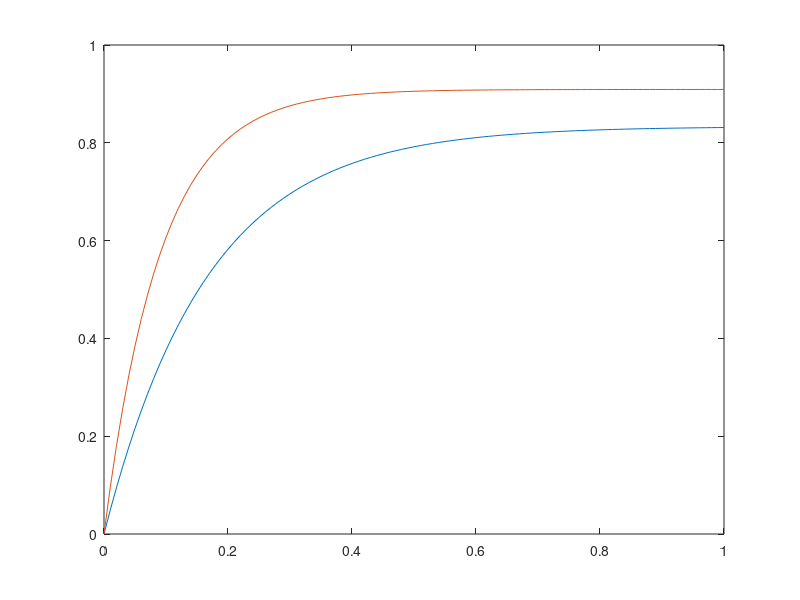

MATLAB code to generate this figure:
%sexta questão
clear all

f1 = tf([1], [1 1]);

k = [5 10];

tempo = 0:0.01:1;

for i=1:length(k)
    [y(:,i), t] = step(feedback(f1*k(i), 1), tempo);
end

plot(t, y)

